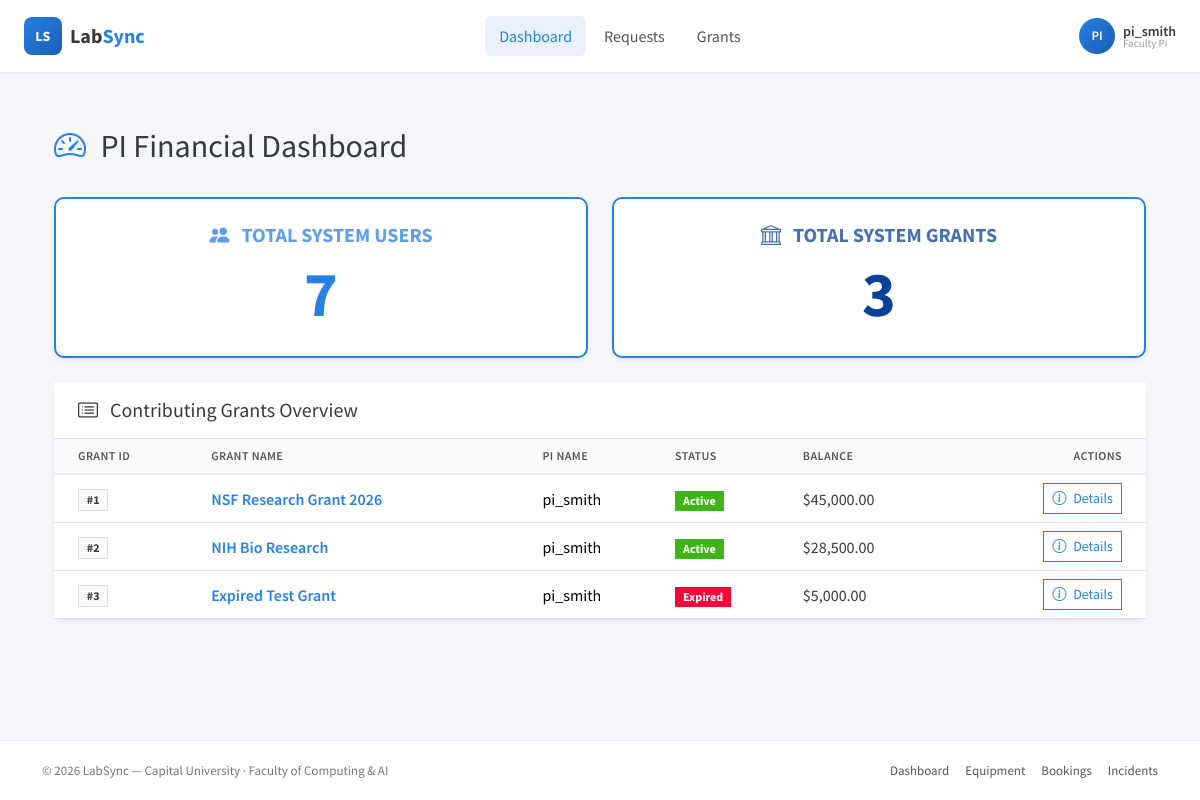
The page /LabSync-System/pi (signed in) on the database its author committed.
### tables this page shows
CREATE TABLE Grants (

    grantID INT PRIMARY KEY AUTO_INCREMENT,

    grantName VARCHAR(200) NOT NULL,

    piID INT NOT NULL,

    totalBudget DECIMAL(12,2) NOT NULL,

    currentBalance DECIMAL(12,2) NOT NULL,

    grantStatus ENUM('active', 'expired', 'depleted', 'inactive') DEFAULT 'active',

    expirationDate DATE NOT NULL,

    createdAt DATETIME DEFAULT CURRENT_TIMESTAMP,

    updatedAt DATETIME DEFAULT CURRENT_TIMESTAMP ON UPDATE CURRENT_TIMESTAMP,

    CONSTRAINT fk_grant_pi 

        FOREIGN KEY (piID) REFERENCES Users(userID)

);

CREATE TABLE Users (

    userID INT PRIMARY KEY AUTO_INCREMENT,

    userName VARCHAR(100) NOT NULL,

    userPassword VARCHAR(255) NOT NULL, 

    userType ENUM('researcher', 'guest_researcher', 'faculty_pi', 'lab_manager') NOT NULL,

    userStatus ENUM('active', 'suspended', 'inactive') DEFAULT 'active',

    isExternal BOOLEAN DEFAULT FALSE,

    clearanceLevel INT DEFAULT 0,

    maxBookingHoursPerWeek INT DEFAULT 20,

    currentWeeklyBookedHours DECIMAL(5,2) DEFAULT 0.00,

    safetyBriefingAcknowledged BOOLEAN DEFAULT FALSE,

    safetyBriefingAcknowledgedAt DATETIME NULL,

    createdAt DATETIME DEFAULT CURRENT_TIMESTAMP,

    updatedAt DATETIME DEFAULT CURRENT_TIMESTAMP ON UPDATE CURRENT_TIMESTAMP

);

### core/Controller.php (called while the page is built, shortened)
<?php
    class BaseController
    {
        protected function view($viewPath, $data = []) {
            $data['flash'] = $this->getFlash();
            if (isset($_SESSION['user'])) {
                $data['currentUser'] = $this->getCurrentUser();
                $data['currentRole'] = $this->getCurrentUserRole();
            } else {
                $data['currentUser'] = null;
                $data['currentRole'] = null;
            }
            extract($data);
            $viewFile = __DIR__ . '/../pages/' . $viewPath . '.php';
            require_once $viewFile;
        }
        protected function getCurrentUser() {
            return $_SESSION['user'] ?? null;
        }
        protected function getCurrentUserRole() {
            return $_SESSION['user']['userType'] ?? null;
        }
        protected function getFlash() {
            if (isset($_SESSION['flash'])) {
                $flash = $_SESSION['flash'];
                return $flash;
            }
            return null;
        }
    }

### controllers/PIController.php (called while the page is built, shortened)
<?php
require_once __DIR__ . '/../core/Controller.php';
require_once __DIR__ . '/../models/Grant.php';
class PIController extends BaseController {
    private $transactionModel;
    private $grantModel;
    public function __construct() {
        $this->transactionModel = new GrantTransaction();
        $this->grantModel = new Grant();
    }
    public function index() {
        $pendingApprovals = $this->transactionModel->getAllPendingTransactions();
        $recentHistory = $this->transactionModel->getAllRecentTransactions();
        $managedGrants = $this->grantModel->getAllGrants();
        $allUsers = $this->grantModel->getUsersWithGrants();
        $totalUsers = count($allUsers);
        $totalGrants = count($managedGrants);
        $this->view('PI/PIDashboard', [
            'pendingApprovals' => $pendingApprovals,
            'recentHistory' => $recentHistory,
            'managedGrants' => $managedGrants,
            'totalUsers' => $totalUsers,
            'totalGrants' => $totalGrants,
            'pageTitle' => 'PI Financial Dashboard'
        ]);
    }
}

### core/App.php (called while the page is built, shortened)
<?php
class App
{
    private $basePath = 'LabSync-System';
    public function __construct()
    {
        require_once __DIR__ . '/../routes/routes.php';
        $url = $this->getURL();
        $httpMethod = $_SERVER['REQUEST_METHOD'];
        $router->dispatch($url, $httpMethod);
    }
    private function getURL()
    {
        $url = $_GET['url'] ?? '';
        $url = str_replace($this->basePath, '', $url);
        $url = filter_var($url, FILTER_SANITIZE_URL);
        $url = rtrim($url, '/');
        $url = ltrim($url, '/');
        return $url;
    }
}

### index.php (called while the page is built, shortened)
<?php
require_once __DIR__ . '/config/Database.php';
require_once __DIR__ . '/core/Controller.php';
require_once __DIR__ . '/core/App.php';
$app = new App();

### config/Database.php (called while the page is built, shortened)
<?php
class Database
{
    private static $instance = null;
    private $pdo;
    private function __construct()
    {
        $this->host = $_ENV['DB_HOST'];
        $this->username = $_ENV['DB_USER'];
        $this->password = $_ENV['DB_PASS'];
        $this->dbname = $_ENV['DB_NAME'];
        try {
            $this->pdo = new PDO(
                "mysql:host={$this->host};dbname={$this->dbname};charset=utf8",
                $this->username,
                $this->password
            );
            $this->pdo->setAttribute(PDO::ATTR_ERRMODE, PDO::ERRMODE_EXCEPTION);
        } catch (PDOException $e) {
            die("Database Connection Failed: " . $e->getMessage());
        }
    }
    public static function getInstance()
    {
        if (self::$instance == null) {
            self::$instance = new Database();
        }
        return self::$instance;
    }
    public function getConnection()
    {
        return $this->pdo;
    }
}

### models/Grant.php (called while the page is built, shortened)
<?php
require_once __DIR__ . '/../config/Database.php';
class Grant {
    protected $db;
    public function __construct()
    {
        $this->db = Database::getInstance()->getConnection();
    }
    public function getAllGrants()
    {
        $stmt = $this->db->prepare(
            "SELECT g.*, u.userName AS piName
               FROM Grants g
               JOIN Users  u ON u.userID = g.piID
              ORDER BY g.createdAt DESC"
        );
        $stmt->execute();
        return $stmt->fetchAll(PDO::FETCH_ASSOC);
    }
    public function getUsersWithGrants() {
        $sql = "SELECT u.userID, u.userName, u.userType,
                GROUP_CONCAT(
                    CASE
                        WHEN u.userType = 'lab_manager' THEN g.grantName
                        ELSE CONCAT(g.grantName, ' (', ROUND(gua.billingPercentage), '%)')
                    END
                    SEPARATOR ', '
                ) as assignedGrants
                FROM Users u
                LEFT JOIN GrantUserAccess gua ON u.userID = gua.userID
                LEFT JOIN Grants g ON gua.grantID = g.grantID
                GROUP BY u.userID
                ORDER BY u.userName ASC";
        $stmt = $this->db->prepare($sql);
        $stmt->execute();
        return $stmt->fetchAll(PDO::FETCH_ASSOC);
    }
}

### pages/PI/PIDashboard.php (the view, shortened to what this page needs)
<?php require_once __DIR__ . '/../../includes/header.php'; ?>
<div class="container mt-4 mb-5">
    <div class="d-flex justify-content-between align-items-center mb-4">
        <h2><i class="bi bi-speedometer2 text-primary me-2"></i> <?= htmlspecialchars($pageTitle ?? 'PI Dashboard') ?></h2>
    </div>
    <div class="row mb-4">
        <div class="col-md-6">
            <div class="card bg-white border border-primary border-2 shadow-sm h-100">
                <div class="card-body d-flex flex-column justify-content-center align-items-center py-4">
                    <h5 class="card-title text-uppercase fw-bold text-primary opacity-75"><i class="bi bi-people-fill me-2"></i> Total System Users</h5>
                    <p class="card-text display-3 fw-bold text-primary mb-0"><?= (int)($totalUsers ?? 0) ?></p>
                </div>
            </div>
        </div>
        <div class="col-md-6">
            <div class="card bg-white border border-primary border-2 shadow-sm h-100">
                <div class="card-body d-flex flex-column justify-content-center align-items-center py-4" style="color: #084298;">
                    <h5 class="card-title text-uppercase fw-bold opacity-75"><i class="bi bi-bank me-2"></i> Total System Grants</h5>
                    <p class="card-text display-3 fw-bold mb-0"><?= (int)($totalGrants ?? 0) ?></p>
                </div>
            </div>
        </div>
    </div>
    <div class="card shadow-sm border-0">
        <div class="card-header bg-white border-bottom py-3">
            <h5 class="mb-0 text-dark"><i class="bi bi-card-list me-2"></i> Contributing Grants Overview</h5>
        </div>
        <div class="card-body p-0">
            <div class="table-responsive">
                <table class="table table-hover align-middle mb-0">
                    <thead class="table-light">
                        <tr>
                            <th class="ps-4">Grant ID</th>
                            <th>Grant Name</th>
                            <th>PI Name</th>
                            <th>Status</th>
                            <th>Balance</th>
                            <th class="text-end pe-4">Actions</th>
                        </tr>
                    </thead>
                    <tbody>
                        <?php if(empty($managedGrants)): ?>
                            <tr>
                                <td colspan="6" class="text-center py-5 text-muted">
                                    <i class="bi bi-inbox display-4 d-block mb-3"></i>
                                    No grants currently exist in the system.
                                </td>
                            </tr>
                        <?php else: ?>
                            <?php foreach($managedGrants as $grant): ?>
                                <tr>
                                    <td class="ps-4"><span class="badge bg-light text-dark border">#<?= (int)$grant['grantID'] ?></span></td>
                                    <td class="fw-semibold text-primary"><?= htmlspecialchars($grant['grantName']) ?></td>
                                    <td><?= htmlspecialchars($grant['piName'] ?? 'Unknown PI') ?></td>
                                    <td>
                                        <?php
                                            $badgeClass = 'bg-secondary';
                                            if ($grant['grantStatus'] === 'active') $badgeClass = 'bg-success';
                                            if ($grant['grantStatus'] === 'expired') $badgeClass = 'bg-danger';
                                        ?>
                                        <span class="badge <?= $badgeClass ?> px-2 py-1">
                                            <?= ucfirst(htmlspecialchars($grant['grantStatus'])) ?>
                                        </span>
                                    </td>
                                    <td class="fw-medium text-dark">$<?= number_format($grant['currentBalance'], 2) ?></td>
                                    <td class="text-end pe-4">
                                        <a href="/grants" class="btn btn-sm btn-outline-primary">
                                            <i class="bi bi-info-circle me-1"></i> Details
                                        </a>
                                    </td>
                                </tr>
                            <?php endforeach; ?>
                        <?php endif; ?>
                    </tbody>
                </table>
            </div>
        </div>
    </div>
</div>
<?php require_once __DIR__ . '/../../includes/footer.php'; ?>

### css/style.css (style rules this page uses)
:root { --ls-primary: #2780E3; --ls-success: #3FB618; --ls-info: #9954BB; --ls-warning: #FF7518; --ls-danger: #FF0039; --ls-dark: #373A3C; --ls-light: #F8F9FA; --ls-border: #E9ECEF; }
body { background: #f5f7fa; min-height: 100vh; display: flex; flex-direction: column; }
.card { border: 1px solid var(--ls-border); border-radius: 10px; box-shadow: 0 1px 3px rgba(0,0,0,0.04); }
.card-header { background: #fff; border-bottom: 1px solid var(--ls-border); padding: 18px 24px; font-weight: 600; }
.table thead th { background: #f9fafc; color: #555; font-weight: 600; text-transform: uppercase; font-size: 12px; letter-spacing: 0.4px; border-bottom: 2px solid var(--ls-border); }
.table tbody tr { transition: background 0.12s ease; }

### rows shown on the page
grants: grantID "1", grantName "NSF Research Grant 2026", piID.userName "pi_smith", grantStatus "Active", currentBalance "45,000.00"
grants: grantID "2", grantName "NIH Bio Research", piID.userName "pi_smith", grantStatus "Active", currentBalance "28,500.00"
grants: grantID "3", grantName "Expired Test Grant", piID.userName "pi_smith", grantStatus "Expired", currentBalance "5,000.00"

### other values the page prints
substr($userName, 0, 2) "PI"
$userName "pi_smith"
str_replace('_', ' ', $userRole) "Faculty Pi"
$pageTitle "PI Financial Dashboard"
$totalUsers "7"
$totalGrants "3"
